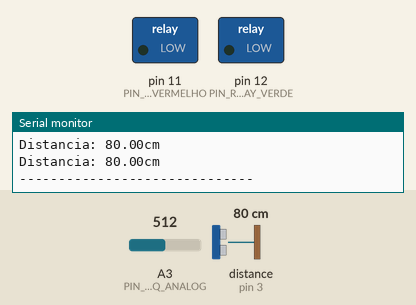
The sketch below on a simulated Arduino Uno, built with avr-gcc and run on an emulated ATmega328P. On the bench: switched loads named in the sketch (green lamp = pin HIGH), the last lines printed to the serial monitor. Inputs (shaded band) come from the test bench; at power-on: distance to the obstacle (sensor on pin 3) 80 cm, A3 (PIN_MQ_ANALOG) = 512. The echo pulse lasts 58.3 µs per cm.

Above: at 7.6 s.
7.7 s: distance to the obstacle (sensor on pin 3) set to 42 cm
9.2 s: distance to the obstacle (sensor on pin 3) set to 37 cm
12.2 s: distance to the obstacle (sensor on pin 3) set to 60 cm
At 15.3 s:
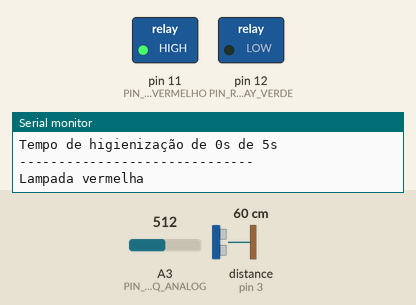
Timing chart, 0 to 18.4 s (numbered marks = the images above; inputs shaded):
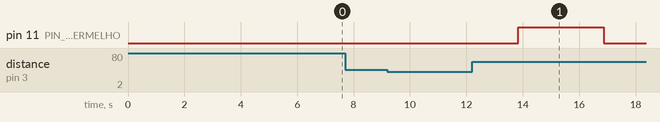

Measured:
- after the input at 12.2 s, pin 11 (PIN_RELAY_VERMELHO): LOW → HIGH after 1.6 s, → LOW 3.0 s later

The sketch:

main.ino
```cpp
// Incluindo a biblioteca do sensor de distância
#include <Ultrasonic.h>

// Definindo os pinos do sensor de distância
#define PIN_TRIGGER 2
#define PIN_ECHO 3

// Definindo os pinos do sensor do nivel de alcool
#define PIN_MQ_ANALOG A3

// Definindo os pinos do relay
#define PIN_RELAY_VERMELHO 11
#define PIN_RELAY_VERDE 12

// Definindo parametros
#define MAX_DISTANCE 40 // Distância maxima aceita
#define WARM_UP_TIME 3 // 300 // Tempo de aquecimento do sensor de alcool em segundos
#define TIME_BETWEEN_READS 100 // Tempo de espera entre leituras consecutivas, em milisegundos
#define MIN_WASH_TIME 5 // Tempo minimo de lavado das mãos em segundos
#define NUMBER_OF_READS 3 // Número de leituras tomas para calcular a medias
#define SENSIVILITY 20 // Diferença entre medias consecutivas que caraterizam uma subida ou descida do nicel de alcool
#define TOLERANCE 2 // Valor aceito como decresimo no nivel de alcool

// Variaveis obtidas na leitura
float vectorLatestDistance[NUMBER_OF_READS];
int vectorLatestAlcoholReads[NUMBER_OF_READS];
float lastDistance, averageDistance;
int lastAlcoholRead;
float averageAlcohol, penultimateAverageAlcohol;
int washTime = 0;
int isActivate = 0;

// Criar objeto do sensor de distância
Ultrasonic ultrasonic(PIN_TRIGGER, PIN_ECHO);

// Escrevendo mensagem de inicial
void initDisp () {
  Serial.println();
  Serial.print("Iniciando dispositivos ");
  for(int i = 0; i < 3; i++){
    delay(500);
    Serial.print(".");
  }
  Serial.println();
}

// Escrevendo mensagem de espera durante o tempo de aquecimento do sensor
void warmMQSensor () {
  for (int i = 0; i < WARM_UP_TIME / 3; i++) {
    Serial.print("Aquecendo sensor ");
    for (int i = 0; i < 3; i++) {
      delay(1000);
      Serial.print(".");
    }
    Serial.println();
  }
}

// Escrevendo mensagem de inicio de leituras
void initRead () {
  Serial.print("Iniciando leituras ");
  for(int i = 0; i < 3; i++){
    delay(500);
    Serial.print(".");
  }
  Serial.println();
}

// Mensage de conteio de tempo de igienização das mãos
void washedContent() {
    Serial.print("Tempo de higienização de ");
    Serial.print(washTime);
    Serial.print("s de ");
    Serial.print(MIN_WASH_TIME);
    Serial.println("s");
}

// Escrever distância
void printDistance (float distance) {
  Serial.print("Distancia: ");
  Serial.print(distance);
  Serial.println("cm");
}

// Escrever valor do sensor de nivel de acool
void printAlcohol (int alcohol) {
  Serial.print("Nível de alcool: ");
  Serial.println(alcohol);
}

// Ligar a lampada verde
void onGreenLed () {
  digitalWrite(PIN_RELAY_VERDE, HIGH);
}

// Ligar a lampada vermelha
void onRedLed () {
  digitalWrite(PIN_RELAY_VERMELHO, HIGH);
}

// Desligar a lampada verde
void offGreenLed () {
  digitalWrite(PIN_RELAY_VERDE, LOW);
}

// Desligar a lampada vermelha
void offRedLed () {
  digitalWrite(PIN_RELAY_VERMELHO, LOW);
}

// Função para piscar a lampada verde
void blinkGreenLed () {
  onGreenLed();
  Serial.println("------------------------------");
  Serial.println("Lampada verde");
  delay(3000);
  offGreenLed();
  delay(2000);
}

// Função para piscar a lampada vermelha
void blinkRedLed () {
  onRedLed();
  Serial.println("------------------------------");
  Serial.println("Lampada vermelha");
  delay(3000);
  offRedLed();
  delay(2000);
}

// Função para medir a distância (otimizar)
float readDistance () {
  long microsec = ultrasonic.timing();
  return ultrasonic.convert(microsec, Ultrasonic::CM);
}

// Função para iniciar os vetores com todos os valores iguais a zero
void initVectorInt (int *v) {
  for (int i = 0; i < NUMBER_OF_READS; i++) {
    v[i] = 0;
  }
}


// Função para iniciar os vetores com todos os valores iguais a zero
void initVectorFloat (float *v) {
  for (int i = 0; i < NUMBER_OF_READS; i++) {
    v[i] = 0;
  }
}

// Função para calcular a média dos valores contidos nos vetores
float calculateAverageInt (int *v) {
  float average = 0;
  for (int i = 0; i < NUMBER_OF_READS; i++) {
    average += v[i];
  }
  return average/NUMBER_OF_READS;
}

// Função para calcular a média dos valores contidos nos vetores
float calculateAverageFloat (float *v) {
  float average = 0;
  for (int i = 0; i < NUMBER_OF_READS; i++) {
    average += v[i];
  }
  return average/NUMBER_OF_READS;
}

// Função para realizar um conjunto de leituras de distância e calcular a media delas
void enterDataDistance() {
  for (int i = 0; i < NUMBER_OF_READS; i++) {
    lastDistance = readDistance();

    vectorLatestDistance[i] = lastDistance;
    printDistance(lastDistance);

    delay(150);
  }

  averageDistance = calculateAverageFloat(vectorLatestDistance);
}

// Função para realizar um conjunto de leituras de nivel de alcool e calcular a media delas
void enterDataAlcohol() {
  for (int i = 0; i < NUMBER_OF_READS; i++) {
    lastAlcoholRead = analogRead(PIN_MQ_ANALOG);

    vectorLatestAlcoholReads[i] = lastAlcoholRead;
    printAlcohol(lastAlcoholRead);

    delay(150);
  }

  averageAlcohol = calculateAverageInt(vectorLatestAlcoholReads);
}

// Função para ler todos os dados
void enterData () {
  Serial.println("------------------------------");
  enterDataDistance();
  enterDataAlcohol();
}

// Função que estabelece se o usuário está ou não higienizando as mãos
/*int isWashing () {
  if ( averageAlcohol > penultimateAverageAlcohol*(1.0 + SENSIVILITY) ) {
    return 1;
  }
  if ( averageAlcohol > penultimateAverageAlcohol*(1.0 - TOLERANCE) ) {
    if ( washTime > 0 ) {
      return 1;
    }
  }
  return 0;
}*/

// Função que estabelece se o usuário está ou não higienizando as mãos
int isWashing () {
  if ( averageAlcohol - penultimateAverageAlcohol > SENSIVILITY ) {
    return 1;
  }
  if ( penultimateAverageAlcohol - averageAlcohol <= TOLERANCE ) {
    if ( washTime > 0 ) {
      return 1;
    }
  }
  return 0;
}

void setup() {
  // Definindo o modo dos pinos
  pinMode(PIN_RELAY_VERMELHO, OUTPUT);
  pinMode(PIN_RELAY_VERDE, OUTPUT);

  // Definindo a porta do monitor serial
  Serial.begin(9600);

  initVectorFloat(vectorLatestDistance);
  initVectorInt(vectorLatestAlcoholReads);

  initDisp();
  warmMQSensor();
  initRead();

  enterDataAlcohol();
  penultimateAverageAlcohol = averageAlcohol;
}

void loop() {
  Serial.println("------------------------------");
  enterDataDistance();
  while ( averageDistance < MAX_DISTANCE && washTime < MIN_WASH_TIME  ) {
    enterData();
    if ( isWashing() ) {
      washTime++;
    }
    delay(TIME_BETWEEN_READS);
    penultimateAverageAlcohol = averageAlcohol;
    isActivate = 1;
    washedContent();
  }

  if ( washTime != MIN_WASH_TIME  ) {
    if ( isActivate == 1 ) {
      blinkRedLed();
    }
  }

  isActivate = 0;

  if ( washTime == MIN_WASH_TIME ) {
    blinkGreenLed();
  }

  washTime = 0;

  delay(TIME_BETWEEN_READS);
}
```
